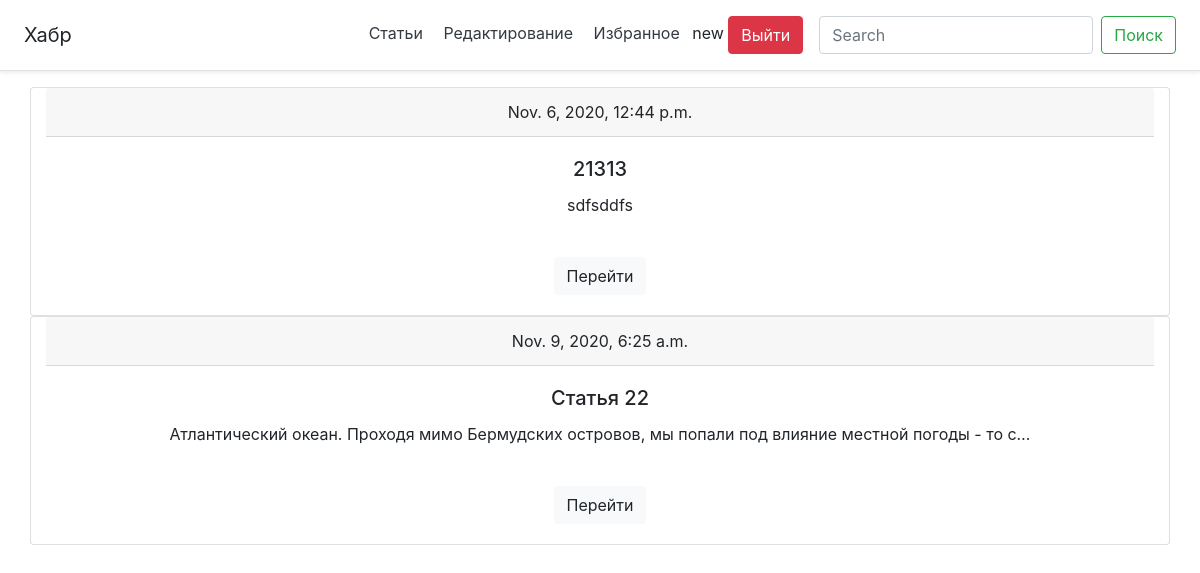
The page /favoritearticle (signed in) on the database as committed earlier.
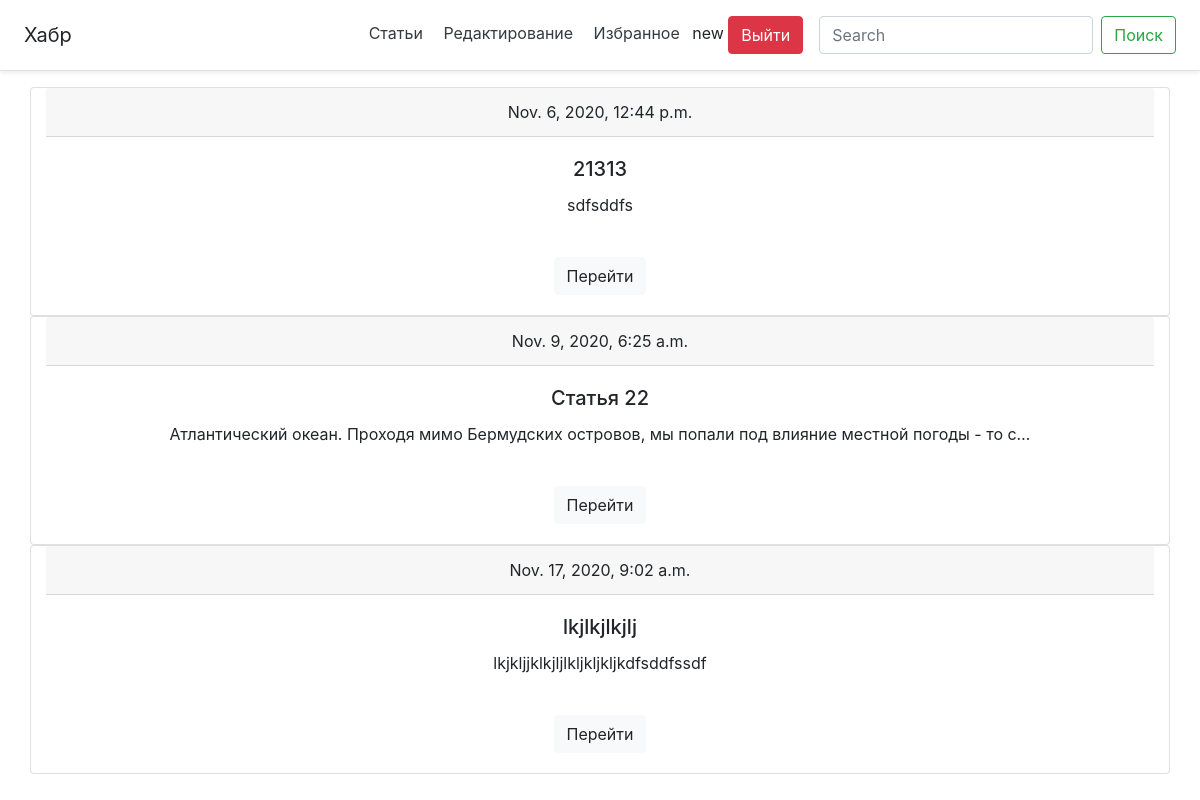
The same page on the database as committed later.
### main/models.py (models this page shows, shortened)
class FavoriteArticle(models.Model):
    article_id = models.ForeignKey(Article, on_delete=models.CASCADE, related_name='favorite_article')
    user_id = models.ForeignKey(User, on_delete=CASCADE)

class Article(models.Model):
    user_id = models.ForeignKey(User, on_delete=models.CASCADE, blank=True, null=True)
    create_date = models.DateTimeField(auto_now=True)
    title = models.CharField('title', max_length=100, null=False)
    body = models.TextField('body', null=False)

### main/views.py (the view)
# urls.py: path('favoritearticle', views.FavoriteView.as_view(), name='favoritearticle'),
class FavoriteView(View):
    def get(self, request, *args, **kwargs):
        favorite_articles = FavoriteArticle.objects.all()
        context = {
           'fav': favorite_articles,
        }
        return render(request, 'main/favoritearticle.html', context)

### main/templates/main/favoritearticle.html
{% extends 'main/base.html' %}
{% block content %}
{% for i in fav%}
{% if request.user == i.user_id %}
<div class="card container">
  <div class="card-header">
      {{i.article_id.create_date}}
  </div>
  <div class="card-body">
    <h5 class="card-title">{{i.article_id.title}}</h5>
    <p class="card-text">{{i.article_id.body|truncatechars:"100"}}</p><br>
    <a href="/article/{{i.article_id.id}}" class="btn btn-light">Перейти</a>
  </div>
</div>
{% endif %}
{% endfor %}
{% endblock %}

Rows that differ between the two databases and show on the page:
added FavoriteArticle: article_id.create_date "Nov. 17, 2020, 9:02 a.m.", article_id "lkjlkjlkjlj", article_id.body "lkjkljjklkjljlkljkljkljkdfsddfssdf"
